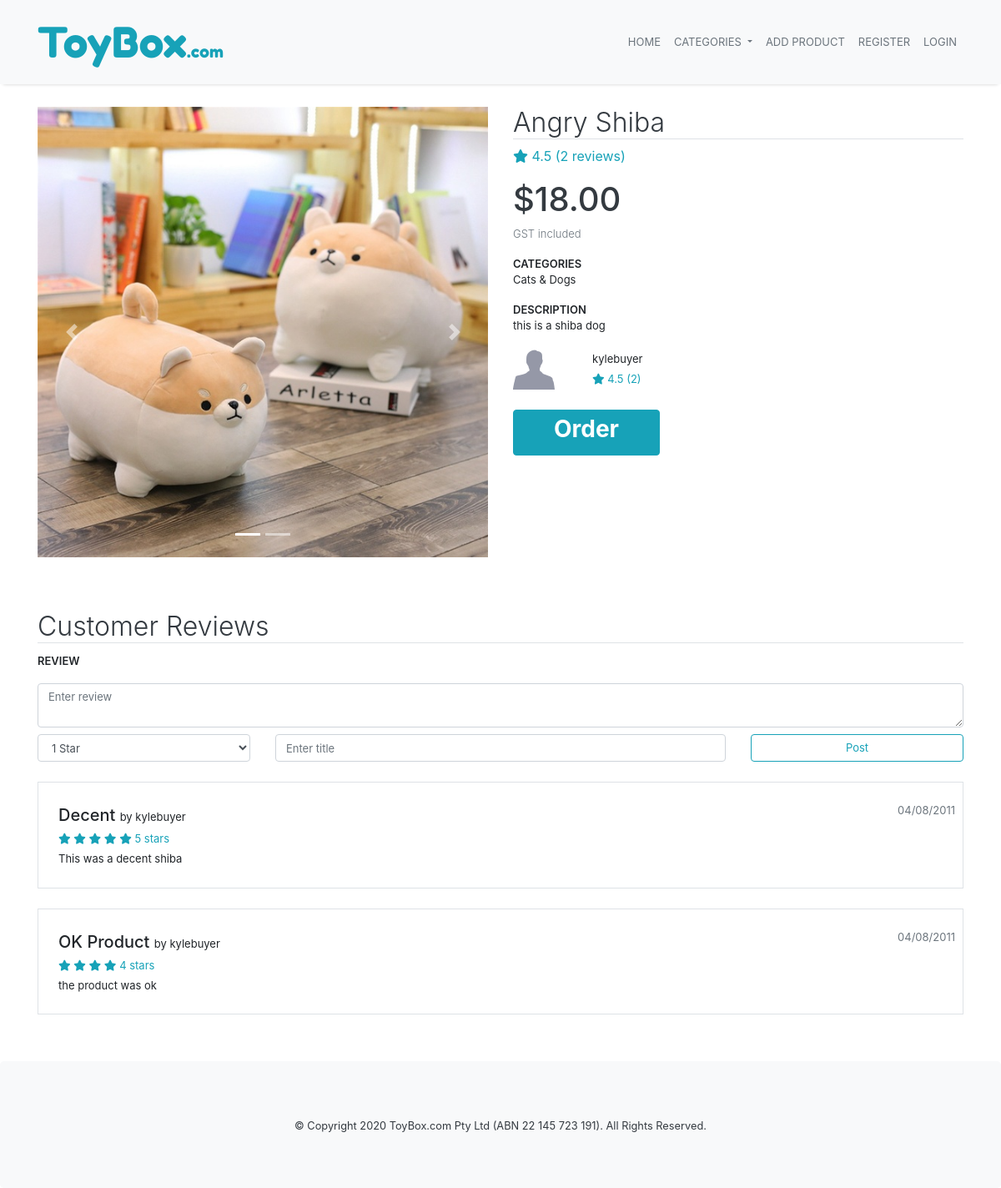
Before: /product/1 with the older database file.
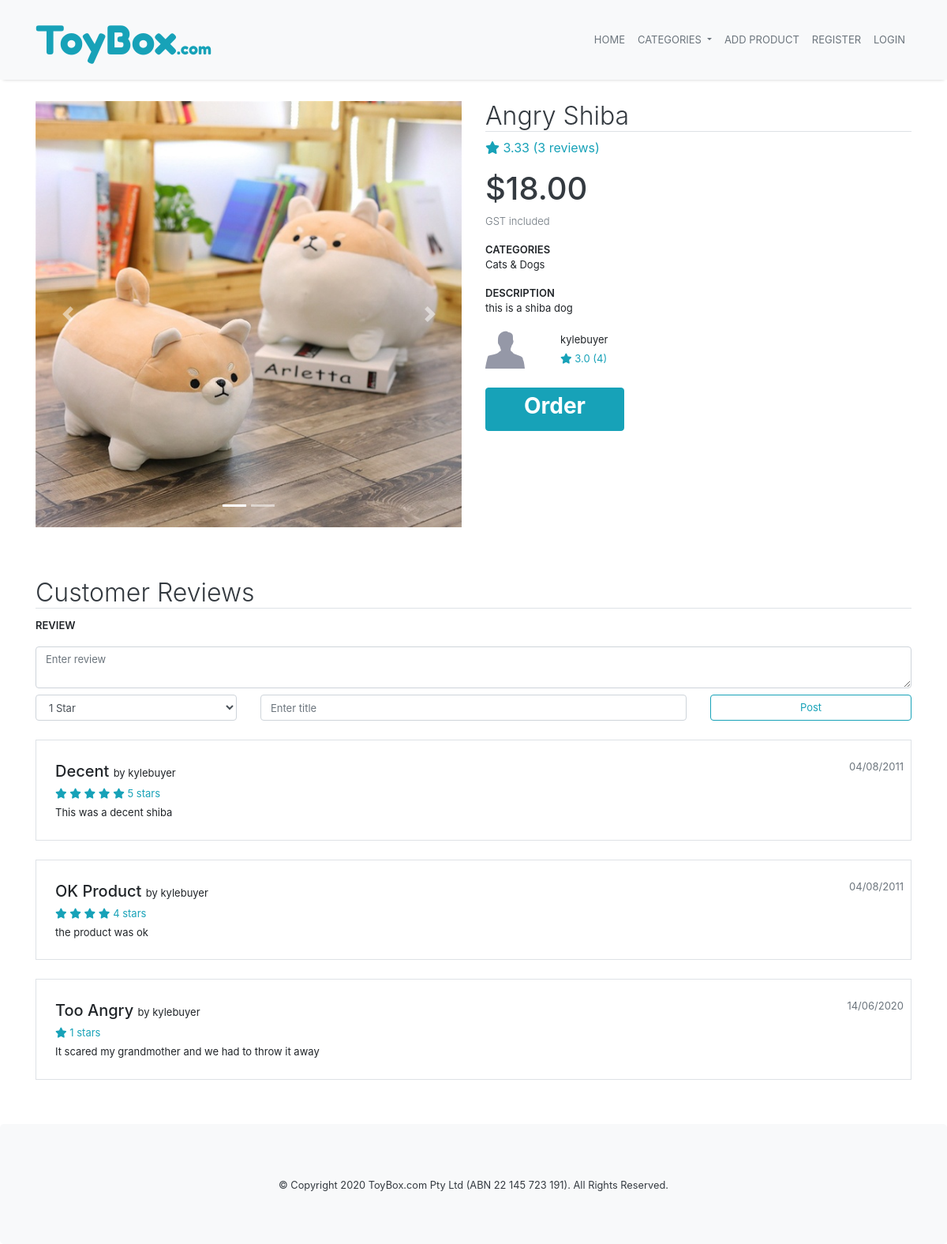
After: the same page with the newer database file.
### marketplace/models.py (models this page shows, shortened)
class Product(db.Model):
    __tablename__='products'
    id = db.Column(db.Integer, primary_key=True)
    name = db.Column(db.String(100), nullable=False)
    description = db.Column(db.String(500))
    current_stock = db.Column(db.Integer, nullable=False)
    monthly_stock = db.Column(db.Integer, nullable=False)
    price = db.Column(db.Numeric, nullable=False)
    category = db.Column(db.String(50), nullable=False)
    created = db.Column(db.DateTime, default=datetime.now(), nullable=False)
    image_one = db.Column(db.String(400))
    image_two = db.Column(db.String(400))
    image_three = db.Column(db.String(400))
    seller_id = db.Column(db.Integer, db.ForeignKey('users.id'))
    comments = db.relationship('Comment', backref='product') #comments on product

class User(db.Model, UserMixin):
    __tablename__='users'
    id = db.Column(db.Integer, primary_key=True)
    username = db.Column(db.String(30), index=True, unique=True, nullable=False)
    email = db.Column(db.String(100), index=True, unique=True, nullable=False)
    phone = db.Column(db.String(20), nullable=False)
    bank_account = db.Column(db.Integer)
    seller = db.Column(db.Boolean, nullable=False) #determines whether the user is a seller or buyer
    password_hash = db.Column(db.String(255), nullable=False)
    products = db.relationship('Product', backref='user') #products added by user

class Comment(db.Model):
    __tablename__='comments'
    id = db.Column(db.Integer, primary_key=True)
    title = db.Column(db.String(100), nullable=False)
    text = db.Column(db.String(500))
    rating = db.Column(db.Float, nullable=False)
    created = db.Column(db.DateTime, default=datetime.now(), nullable=False)
    user_id = db.Column(db.Integer, db.ForeignKey('users.id'))
    product_id = db.Column(db.Integer, db.ForeignKey('products.id'))

### marketplace/products.py (the view)
@bp.route('/<id>', methods=['GET', 'POST'])
def view(id):
    product = Product.query.filter_by(id=id).first()
    if (not product): #if product doesnt exist then 404
        return render_template('404.html')
    roundedPrice = round(product.price, 2)
    rating = 0
    i = 0
    for comment in product.comments:
        rating += comment.rating
        i += 1
    if i > 0:
        rating = round(rating/i, 2)
    else:
        rating = 'N/A'
    seller = User.query.filter_by(id=product.seller_id).first()
    sellerRating = 0
    j = 0
    for prod in seller.products:
        for com in prod.comments:
            sellerRating += com.rating
            j += 1
    if j > 0:
        sellerRating = round(sellerRating/j, 2)
    else:
        sellerRating = 'N/A'
    comments = db.session.query(Comment, User).filter_by(product_id=id).outerjoin(User, Comment.user_id == User.id).all()
    form = ReviewForm()
    if(form.validate_on_submit()):
        f_text = form.text.data
        f_rating = form.rating.data
        f_title = form.title.data
        new_comment = Comment (
            text = f_text,
            rating = f_rating,
            title = f_title,
            user_id = current_user.id,
            product_id = id
        )
        db.session.add(new_comment)
        db.session.commit()
        return redirect(url_for('product.view', id=id))
    else:
        for field, errors in form.errors.items():
            for error in errors:
                flash(u"%s: %s" % (getattr(form, field).label.text.title(), error), 'error')
    return render_template('product.html', product=product, roundedPrice = roundedPrice, rating=rating, reviewCount=i, seller=seller, sellerRating=sellerRating, sellerReviewCount=j, comments=comments, form=form)

### marketplace/forms.py
class ReviewForm(FlaskForm):
    text = TextAreaField("REVIEW", validators=[Length(min=0, max=500, message="Max length of 500 characters")])
    rating = SelectField("RATING", choices=[('1','1 Star'), ('2','2 Stars'), ('3','3 Stars'), ('4','4 Stars'), ('5','5 Stars')])
    title = StringField("TITLE", validators=[InputRequired(), Length(min=1, max=100, message="Max length of 100 characters")])
    submit = SubmitField("Post")

### marketplace/templates/product.html (shortened to what this page needs)
{% extends 'base.html' %}
{% block content %}
<div class="container">
    <div class="row content-container mb-5">
        <div class="col-md-6">
            <div id="carouselExampleIndicators" class="carousel slide mb-3" data-ride="carousel">
                <ol class="carousel-indicators">
                    <li data-target="#carouselExampleIndicators" data-slide-to="0" class="active"></li>
                    {% if product.image_two %}
                    <li data-target="#carouselExampleIndicators" data-slide-to="1"></li>
                    {% endif %}
                </ol>
                <div class="carousel-inner">
                    <div class="carousel-item active">
                        <img class="d-block w-100" src="..{{ product.image_one }}" alt="First slide">
                    </div>
                </div>
                <a class="carousel-control-prev" href="#carouselExampleIndicators" role="button" data-slide="prev">
                    <span class="carousel-control-prev-icon" aria-hidden="true"></span>
                </a>
                <a class="carousel-control-next" href="#carouselExampleIndicators" role="button" data-slide="next">
                    <span class="carousel-control-next-icon" aria-hidden="true"></span>
                </a>
            </div>
        </div>
        <div class="col-md-6">
            <h2 class="text-dark font-weight-light border-bottom">{{ product.name }}</h2>
            <div class="text-info">
                <i class="fas fa-star"></i> {{ rating }} ({{ reviewCount }} reviews)
            </div>
            <h1 class="text-dark mt-3">${{ roundedPrice }}</h1>
            <div class="small-font form-head text-muted font-weight-light">GST included</div>
            <div class="small-font form-head mt-3">CATEGORIES</div>
            <p class="small-font">{{ product.category }}</p>
            <div class="small-font form-head mt-3">DESCRIPTION</div>
            <p class="small-font">{{ product.description }}</p>
            <div class="row mt-2">
                <div class="col-2">
                    <img class="" src="../static/img/genericman.jpg" height="50px" width="50px">
                </div>
                <div class="col">
                    <span class="small-font">{{ seller.username }}<br>
                        <span class="text-info">
                            <i class="fas fa-star"></i> {{ sellerRating }} ({{ sellerReviewCount }})
                        </span>
                    </span>
                </div>
            </div>
            <a class="btn btn-info mt-4 pl-5 pr-5" href="{{ url_for('order.order', id=product.id) }}">
                <h3 class="font-weight-bold">Order</h3>
            </a>
        </div>
    </div>
    <h2 class="text-dark font-weight-light border-bottom">Customer Reviews</h2>
    <form method="POST">
        {{ form.text.label(class_="small-font form-head") }}
        <div class="row">
            <div class="col mt-2">
                <div class="form-group m-0">
                    {{ form.text(class_="form-control small-font", placeholder="Enter review") }}
                </div>
            </div>
        </div>
        <div class="row">
            <div class="col-sm-3 mt-2">
                {{ form.rating(class_="form-control small-font") }}
            </div>
            <div class="col-sm-6 mt-2">
                {{ form.title(class_="form-control small-font", placeholder="Enter title") }}
            </div>
            <div class="col-sm-3 mt-2">
                {{ form.submit(class_="btn btn-outline-info form-control small-font") }}
            </div>
        </div>
    </form>
    {% for comment in comments %}
    <div class="mt-4 mb-2 border p-4">
        <div class="row">
            <div class="col review-head">
                {{ comment[0].title }} <span class="small-font font-weight-normal">by {{ comment[1].username }}</span>
            </div>
            <div class="text-muted small-font">{{ comment[0].created.strftime("%d/%m/%Y") }}</div>
        </div>
        <div class="row">
            <div class="col">
                <span class="small-font">
                    <span class="text-info">
                        {% for i in range(comment[0].rating|int) %}
                            <i class="fas fa-star"></i>
                        {% endfor %}
                        {{ comment[0].rating|int }} stars
                    </span>
                </span>
            </div>
        </div>
        <div class="row mt-1">
            <div class="col small-font">
                {{ comment[0].text }}
            </div>
        </div>
    </div>
    {% endfor %}
</div>
{% endblock %}

### marketplace/templates/base.html (shortened to what this page needs)
<!DOCTYPE html>
<html lang="en">
<head>
    <link href="https://stackpath.bootstrapcdn.com/bootstrap/4.4.1/css/bootstrap.min.css" rel="stylesheet"
>
    <link rel="stylesheet" href="../static/css/style.css">
</head>
<body class="container-full bg-white">
    <nav class="navbar navbar-expand-lg fixed-top navbar-light bg-light">
        <div class="container">
            <a class="navbar-brand fredoka-font logo text-info" href="{{ url_for('main.index') }}">ToyBox<span
                    class="logo-small d-none d-sm-inline-block">.com</span></a>
            <div class="collapse navbar-collapse" id="navbarNav">
                <ul class="navbar-nav ml-auto">
                    <li class="nav-item active">
                        <a class="nav-link text-secondary small-font" href="{{ url_for('main.index') }}">HOME</a>
                    </li>
                    <li class="nav-item dropdown">
                        <a class="nav-link dropdown-toggle text-secondary small-font" href="{{ url_for('main.index') }}"
                            id="navbarDropdown" role="button" data-toggle="dropdown" aria-haspopup="true"
                            aria-expanded="false">
                            CATEGORIES
                        </a>
                    </li>
                    <li class="nav-item">
                        <a class="nav-link text-secondary small-font" href="{{ url_for('product.add') }}">ADD PRODUCT</a>
                    </li>
                    {% if current_user.is_authenticated %}
                        <li class="nav-item">
                            <a class="nav-link disabled text-secondary small-font" href="#"><span>Welcome, {{ current_user.username }}!</span></a>
                        </li>
                        <li class="nav-item">
                            <a class="nav-link text-secondary small-font" href="{{url_for('auth.logout')}}">LOGOUT</a>
                        </li>
                    {% else %}
                        <li class="nav-item">
                            <a class="nav-link text-secondary small-font" href="{{url_for('auth.register')}}">REGISTER</a>
                        </li>
                        <li class="nav-item">
                            <a class="nav-link text-secondary small-font" href="{{url_for('auth.login')}}">LOGIN</a>
                        </li>
                    {% endif %}
                </ul>
            </div>
        </div>
    </nav>
    {% block content %}
    {% endblock %}
    <div class="jumbotron text-center text-dark bg-light m-0 mt-5">
        <small>© Copyright 2020 ToyBox.com Pty Ltd (ABN 22 145 723 191). All Rights Reserved.<small>
    </div>
</body>
</html>

### marketplace/static/css/style.css (style rules this page uses)
body { overflow-x: hidden; display: flex; flex-direction: column; min-height: 100%; }
html { height: 100%; }
.navbar { box-shadow: 0 4px 4px -4px rgba(0,0,0,.2); }
.fredoka-font { font-family: 'Fredoka One', cursive!important; }
.logo { font-size: 50px; }
.logo-small { font-size: 20px; }
.content-container { margin-top: 128px; }
h1 { font-size: 40px; }
.form-head { font-size: 13px; font-weight: 600; }
.small-font { font-size: 13px!important; }
.review-head { font-size: 20px; font-weight: 500; }

Changed rows visible on the page:
added Comment: title "Too Angry", username "kylebuyer", created "14/06/2020", rating "1", text "It scared my grandmother and we had to throw it away"
Other visible differences:
{{ rating }}: "4.5" → "3.33"
{{ reviewCount }}: "2" → "3"
{{ sellerRating }}: "4.5" → "3.0"
{{ sellerReviewCount }}: "2" → "4"
